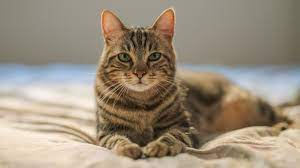
#> input picture hal_image_utils/input/cat0.jpg, 300 x 168 px
$ python -i database_image_gen.py   (imports and definitions only)
#> lines starting #> are read from the running program, lines starting #| are printed output that depends on the picture; after the words box and inside, x2 and y2 are one past the last pixel; in counts of white or black regions, pixels touching at a corner belong together
#> further down, picture is the input picture: shape (168, 300, 3); mean B, G, R 124.9, 142.5, 155.6
### hal_image_utils/color_filter.py
### Function : filter a specific color
### Option :
###     -i/--src : path of input src
import cv2
import numpy as np
import argparse

def color_filter (src, select_range, dst = None):
    '''
        Filter color of input image frame (remove color out of range), return mask (when dst = None) or output frame  \n
        src : input frame   \n
        select_range : ([start_B, start_G, start_R], [end_B, end_G, end_R]) : start/end color value of specific color, (0 -> 256) \n
        dst : the output frame which color filter will be applied. Otherwise, mask will be return   \n
        Note : input/output are frame (not image file)  \n
    '''
    o_img = np.zeros(src.shape)

    mask = cv2.bitwise_and(cv2.inRange(src[:, :, 0], select_range[0][0], select_range[1][0]), cv2.inRange(src[:, :, 1], select_range[0][1], select_range[1][1]))
    mask = cv2.bitwise_and(mask, cv2.inRange(src[:, :, 2], select_range[0][2], select_range[1][2]))

    if dst is not None :
        o_img = cv2.bitwise_and(dst, dst, mask = mask)
        return o_img
    else :
        return mask

# [11 lines that do not run on import are left out]

### hal_image_utils/database_image_gen.py
import cv2
import numpy as np
import imutils
import color_filter as h_color_filter
import argparse
import glob
import os

def image_rotate(i_frame, rot_angle = [10, 20, 30]) :
    '''
        Rotate input image frame, return 2 list of rotated frame (right_rotate, left_rotate)    \n
        i_frame : input image frame
        rot_angle : angle rotated list
    '''
    o_frame_r = []
    o_frame_l = []
    kernel = np.ones((3, 3), 'uint8')
    for i in rot_angle :
        tmp_img = imutils.rotate(i_frame, i)
        mask = h_color_filter.color_filter(tmp_img, ([0, 0, 0], [5, 5, 5]))     # get black background
        mask = cv2.dilate(mask, kernel)
        rot_img = cv2.bitwise_and(tmp_img, tmp_img, mask=~mask)
        fillup = cv2.bitwise_and(i_frame, i_frame, mask=mask)
        fillup = cv2.bitwise_or(fillup, rot_img)
        for i in range(5) :
            fillup = cv2.blur(fillup, (3,3))
        fillup = cv2.bitwise_and(fillup, fillup, mask=mask)
        result_img = cv2.bitwise_or(fillup, rot_img)
        o_frame_l.append(result_img)
#> this loop made 3 passes
#> pass 1, in color_filter, `mask = cv2.bitwise_and(cv2.inRange(src[:, :, 0], select_range[0][0], s..`:
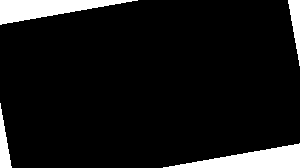
#> mask: shape (168, 300); 8.5% white; 4 white regions, box (x1, y1, x2, y2) and area: (0, 0, 138, 25) 1742, (163, 143, 300, 168) 1716, (288, 0, 300, 66) 417, (0, 103, 12, 168) 402
#> after the loop:
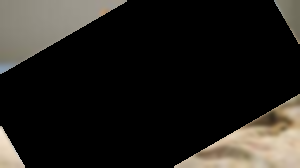
#> fillup: shape (168, 300, 3); mean B, G, R 28.6, 32.8, 35.2
#> after the loop:
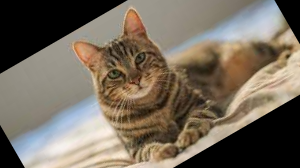
#> tmp_img: shape (168, 300, 3); mean B, G, R 93.4, 107.4, 118.1
#> after the loop, o_frame_l = 3 items
    for i in rot_angle :
        tmp_img = imutils.rotate(i_frame, 360 - i)
        mask = h_color_filter.color_filter(tmp_img, ([0, 0, 0], [5, 5, 5]))     # get black background
        mask = cv2.dilate(mask, kernel)
        rot_img = cv2.bitwise_and(tmp_img, tmp_img, mask=~mask)
        fillup = cv2.bitwise_and(i_frame, i_frame, mask=mask)
        fillup = cv2.bitwise_or(fillup, rot_img)
        for i in range(5) :
            fillup = cv2.blur(fillup, (3,3))
        fillup = cv2.bitwise_and(fillup, fillup, mask=mask)
        result_img = cv2.bitwise_or(fillup, rot_img)
        o_frame_r.append(result_img)
#> this loop made 3 passes
#> pass 1, in image_rotate, `tmp_img = imutils.rotate(i_frame, 360 - i)`:
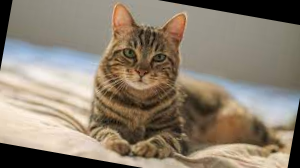
#> tmp_img: shape (168, 300, 3); mean B, G, R 112.3, 128.2, 140.3
#> pass 1, in image_rotate, `mask = cv2.dilate(mask, kernel)`:
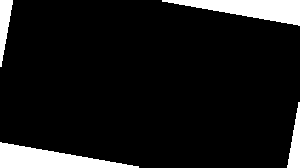
#> mask: shape (168, 300); 9.4% white; 4 white regions, box (x1, y1, x2, y2) and area: (0, 142, 139, 168) 1903, (162, 0, 300, 26) 1880, (0, 0, 13, 67) 496, (287, 102, 300, 168) 482
#> after the loop:
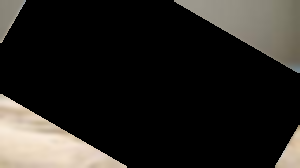
#> fillup: shape (168, 300, 3); mean B, G, R 32.6, 36.3, 38.6
#> after the loop:
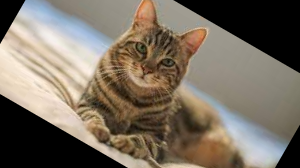
#> tmp_img: shape (168, 300, 3); mean B, G, R 97.3, 110.9, 121.5
#> after the loop, o_frame_r = 3 items
    return o_frame_r + o_frame_l

def database_gen(actions = ["rotation"], input_dir=None, output_dir = None):
    '''
    Enlarge image database by : rotation. \n
    - image_dir : original image directory\n
    - output_dir : result directory path
    - action : action to enlarge database such as rotation...
    '''

    if (os.path.exists(output_dir)== False):
        os.mkdir(output_dir)

    images = glob.glob(input_dir + "/*.jpg")
    for image in images :
        print("Process {0}".format(image))
        frame = cv2.imread(image)
        for action in actions :
            if action == "rotation" :
                if (os.path.exists(output_dir + os.sep + action)== False):
                    os.mkdir(output_dir + os.sep + action)
                o_frames = image_rotate(frame)
                for o_indx, o_frame in enumerate(o_frames) :
                    o_file = output_dir + os.sep + action + os.sep + "rotation__" + str(o_indx) + "__" + image.split(os.sep)[-1]
                    cv2.imwrite(o_file, o_frame)

# [7 lines not run here, left out]

>>> import cv2
>>> picture = cv2.imread('input/cat0.jpg')
>>> result = image_rotate(picture)
#> result = 6 items
